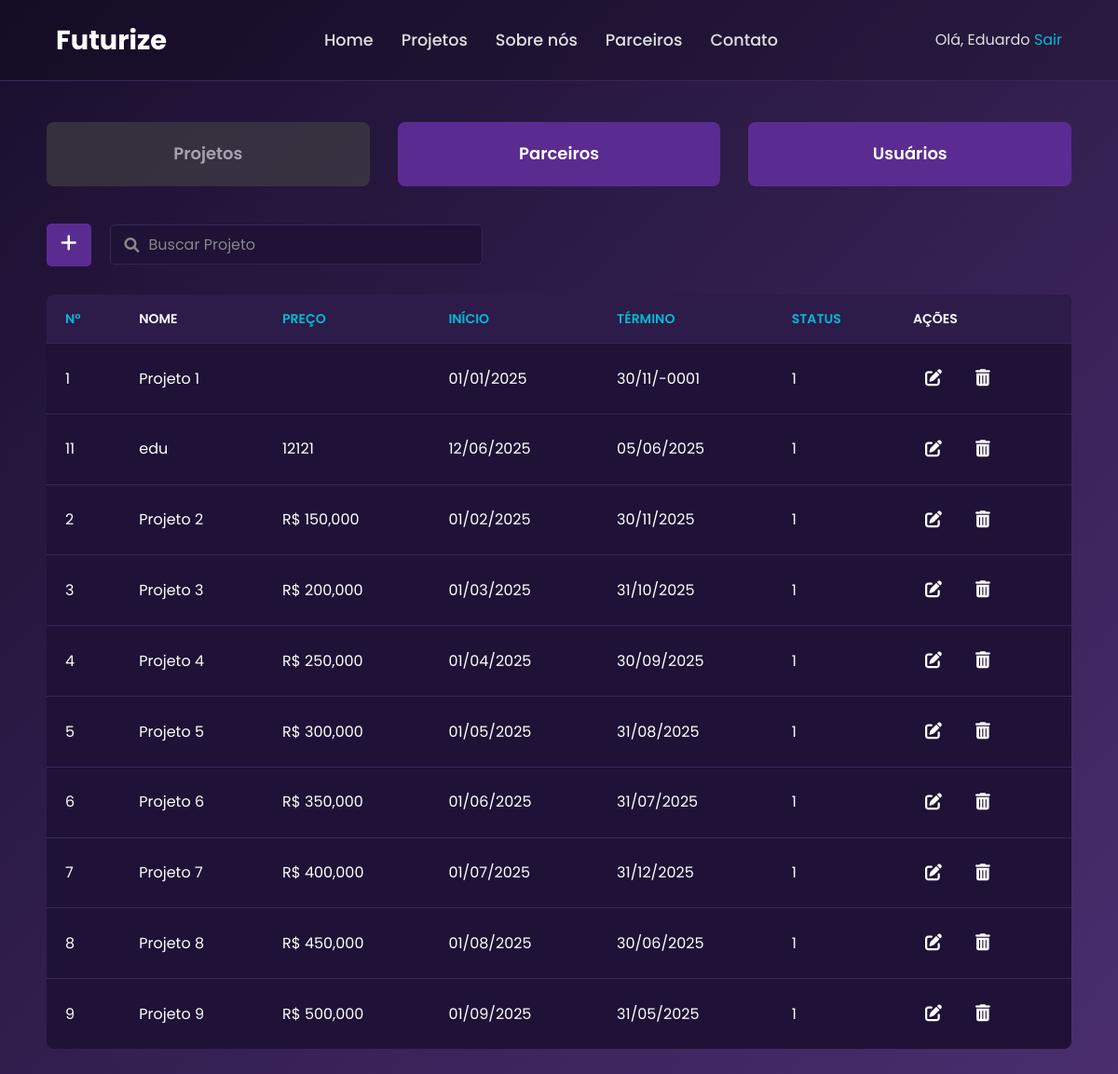
/dashboard_projeto.php?ordenarPor=pjt_Preco&ordem=ASC (signed in), run on the app's committed database.
### tables this page shows
CREATE TABLE `projeto` (
  `pjt_Id` int(11) NOT NULL,
  `pjt_Nome` varchar(60) NOT NULL,
  `pjt_Foto` varchar(250) DEFAULT NULL,
  `pjt_Resumo` varchar(250) NOT NULL,
  `pjt_DataInicio` date DEFAULT NULL,
  `pjt_DataTermino` date DEFAULT NULL,
  `pjt_Preco` varchar(200) DEFAULT NULL,
  `pjt_site` varchar(300) DEFAULT NULL,
  `pjt_Status` int(11) DEFAULT NULL
);

### Controller/ordena/projeto.php (called while the page is built, shortened)
<?php
include_once __DIR__ . "/../database.php";
$conn = mysqli_connect($serve, $serve_user, $serve_password, $database_name);
$ordenarPor = $_GET['ordenarPor'] ?? 'pjt_Id';
$ordem = ($_GET['ordem'] ?? 'ASC') === 'DESC' ? 'DESC' : 'ASC';
$colunasPermitidas = ['pjt_Id', 'pjt_Preco', 'pjt_DataInicio', 'pjt_DataTermino', 'pjt_Status'];
$ordenarPorSeguro = in_array($ordenarPor, $colunasPermitidas) ? $ordenarPor : 'pjt_Id';
$ordemSeguro = $ordem;
$sql = "SELECT * FROM projeto";
$sql .= " ORDER BY $ordenarPorSeguro $ordemSeguro";
$consultaProjetos_bd = mysqli_query($conn, $sql);
?>

### dashboard_projeto.php (the view, shortened to what this page needs)
<!DOCTYPE html>
<html lang="pt-BR">
<head>
    <link rel="stylesheet" href="css/dashboard.css">
    <link rel="stylesheet" href="https://cdnjs.cloudflare.com/ajax/libs/font-awesome/6.0.0-beta3/css/all.min.css">
</head>
<body>
    <?php include "navbar_logado.php";
        require "Controller/Listar/listar_Tudo.php";
        include "Controller/ordena/projeto.php";?>
    <br>
    <br>
    <main class="container">
        <div class="nav-buttons">
            <a href="dashboard_projeto.php"
            class="nav-btn <?php echo basename($_SERVER['PHP_SELF']) === 'dashboard_projeto.php' ? 'active' : ''; ?>">
            Projetos
            </a>
            <a href="dashboard_parceiro.php"
            class="nav-btn <?php echo basename($_SERVER['PHP_SELF']) === 'dashboard_parceiro.php' ? 'active' : ''; ?>">
            Parceiros
            </a>
            <a href="dashboard_usuario.php"
            class="nav-btn <?php echo basename($_SERVER['PHP_SELF']) === 'dashboard_usuario.php' ? 'active' : ''; ?>">
            Usuários
            </a>
        </div>
        <div class="search-section">
            <div class="add-button">
                <a href="form_cadas_projetos.php"><i class="fas fa-plus"></i></a>
            </div>
            <form method="GET" class="search-box">
                <i class="fas fa-search"></i>
                <input type="text" name="buscaProjeto" placeholder="Buscar Projeto" value="<?php echo isset($_GET['buscaProjeto']) ? htmlspecialchars($_GET['buscaProjeto']) : ''; ?>">
            </form>
        </div>
        <table class="projects-table">
            <thead>
                <tr>
                    <th><a href="?ordenarPor=pjt_Id&ordem=<?php echo ($ordenarPor === 'pjt_Id' && $ordem === 'ASC') ? 'DESC' : 'ASC'; ?>">Nº</a></th>
                    <th>Nome</th>
                    <th><a href="?ordenarPor=pjt_Preco&ordem=<?php echo ($ordenarPor === 'pjt_Preco' && $ordem === 'ASC') ? 'DESC' : 'ASC'; ?>">Preço</a></th>
                    <th><a href="?ordenarPor=pjt_DataInicio&ordem=<?php echo ($ordenarPor === 'pjt_DataInicio' && $ordem === 'ASC') ? 'DESC' : 'ASC'; ?>">Início</a></th>
                    <th><a href="?ordenarPor=pjt_DataTermino&ordem=<?php echo ($ordenarPor === 'pjt_DataTermino' && $ordem === 'ASC') ? 'DESC' : 'ASC'; ?>">Término</a></th>
                    <th><a href="?ordenarPor=pjt_Status&ordem=<?php echo ($ordenarPor === 'pjt_Status' && $ordem === 'ASC') ? 'DESC' : 'ASC'; ?>">Status</a></th>
                    <th>Ações</th>
                </tr>
            </thead>
            <?php
                $contador = 0;
                if ($consultaProjetos_bd && mysqli_num_rows($consultaProjetos_bd) > 0):
            ?>
            <tbody>
                    <?php while(($dadosProjetos_db = mysqli_fetch_assoc($consultaProjetos_bd)) && $contador < 10):
                        $contador++;
                    ?>
                <tr>
                    <td><?php echo $dadosProjetos_db['pjt_Id']; ?></td>
                    <td><?php echo $dadosProjetos_db['pjt_Nome']; ?></td>
                    <td><?php echo $dadosProjetos_db['pjt_Preco']; ?></td>
                    <td><?php echo date('d/m/Y', strtotime($dadosProjetos_db['pjt_DataInicio'])); ?></td>
                    <td><?php echo date('d/m/Y', strtotime($dadosProjetos_db['pjt_DataTermino'])); ?></td>
                    <td><?php echo $dadosProjetos_db['pjt_Status']; ?></td>
                    <td>
                        <div class="action-buttons">
                            <a href="atualizar_projeto.php?pjt_Id=<?php echo $dadosProjetos_db['pjt_Id']?>"
                            title="Atualizar" class="icon-action">
                            <i class="fas fa-edit"></i>
                            </a>
                            <a href="Controller/Deletar/deletar_projeto.php?pjt_Id=<?php echo $dadosProjetos_db['pjt_Id']?>"
                            title="Excluir" class="icon-action delete"
                            onclick="return confirm('Tem certeza que deseja excluir este Projeto?');">
                            <i class="fas fa-trash-alt"></i>
                            </a>
                        </div>
                    </td>
                </tr>
                    <?php endwhile; ?>
            <?php
                else:
                    echo "<p style='text-align:center; color: red;'>Erro ao buscar os projetos ou nenhum projeto encontrado.</p>";
                endif;
            ?>
            </tbody>
        </table>
    </main>
</body>
</html>

### css/dashboard.css (style rules this page uses)
:root { --dark-purple: #1a0f2e; --light-purple: #4a2e6f; --text-white: #ffffff; --text-blue-light: #80c0ff; --green-button: #28a745; --table-header-bg: #2d1b4a; --table-row-bg: #1f1236; --border-color: #3a255a; }
* { margin: 0; padding: 0; box-sizing: border-box; }
body { font-family: 'Poppins', sans-serif; background: linear-gradient(135deg, var(--dark-purple), var(--light-purple)); color: var(--text-white); min-height: 100vh; }
.container { padding: 40px 50px; }
.search-section { display: flex; align-items: center; margin-bottom: 30px; }
.add-button { background-color: #5a2c91; border-radius: 5px; padding: 10px 15px; margin-right: 20px; cursor: pointer; transition: background-color 0.3s ease; }
.add-button .fas { font-size: 20px; color: var(--text-white); }
.search-box { display: flex; align-items: center; background-color: var(--table-row-bg); border: 1px solid var(--border-color); border-radius: 5px; padding: 8px 15px; flex-grow: 1; max-width: 400px; }
.search-box .fas { color: #888; margin-right: 10px; }
.search-box input { background: none; border: none; outline: none; color: var(--text-white); font-size: 16px; width: 100%; }
.search-box input::placeholder { color: #888; }
.projects-table { width: 100%; border-collapse: collapse; background-color: var(--table-row-bg); border-radius: 8px; overflow: hidden; }
.projects-table th, .projects-table td { padding: 15px 20px; text-align: left; border-bottom: 1px solid var(--border-color); }
.projects-table th { background-color: var(--table-header-bg); color: var(--text-white); font-weight: 600; text-transform: uppercase; font-size: 14px; }
.projects-table td { color: var(--text-white); }
.projects-table tbody tr:last-child td { border-bottom: none; }
.action-buttons { display: flex; gap: 10px; }
.nav-buttons { display: flex; gap: 30px; margin: 40px 0; justify-content: space-between; flex-wrap: wrap; }
.nav-btn { flex: 1; min-width: 150px; text-align: center; padding: 20px 0; background-color: #5a2c91; color: white; border-radius: 8px; text-decoration: none; font-weight: 600; font-size: 18px; transition: background-color 0.3s, transform 0.2s; }
.nav-btn.active { background-color: #444; pointer-events: none; opacity: 0.6; cursor: default; }
.icon-action { background-color: transparent; border: none; color: #ffffff; font-size: 18px; margin: 0 5px; padding: 8px; border-radius: 6px; transition: background-color 0.3s ease; cursor: pointer; text-decoration: none; }

### css/navbar.css (style rules this page uses)
:root { --background-dark: #120b22; --background-gradient-start: #1b1030; --background-gradient-end: #2a154c; --card-background: #1e1136; --accent-color: #6a0572; --light-blue: #00bcd4; --white-text: #ffffff; --light-gray-text: #e0e0e0; }
* { margin: 0; padding: 0; box-sizing: border-box; font-family: 'Poppins', sans-serif; }
body { background-color: var(--background-dark); color: var(--light-gray-text); line-height: 1.6; }
a { color: var(--light-blue); text-decoration: none; transition: color 0.3s ease; }

### data on the page
projeto: pjt_Id "1", pjt_Nome "Projeto 1", pjt_DataInicio "01/01/2025", pjt_DataTermino "30/11/-0001", pjt_Status "1"
projeto: pjt_Id "11", pjt_Nome "edu", pjt_Preco "12121", pjt_DataInicio "12/06/2025", pjt_DataTermino "05/06/2025", pjt_Status "1"
projeto: pjt_Id "2", pjt_Nome "Projeto 2", pjt_Preco "R$ 150,000", pjt_DataInicio "01/02/2025", pjt_DataTermino "30/11/2025", pjt_Status "1"
projeto: pjt_Id "3", pjt_Nome "Projeto 3", pjt_Preco "R$ 200,000", pjt_DataInicio "01/03/2025", pjt_DataTermino "31/10/2025", pjt_Status "1"
projeto: pjt_Id "4", pjt_Nome "Projeto 4", pjt_Preco "R$ 250,000", pjt_DataInicio "01/04/2025", pjt_DataTermino "30/09/2025", pjt_Status "1"
projeto: pjt_Id "5", pjt_Nome "Projeto 5", pjt_Preco "R$ 300,000", pjt_DataInicio "01/05/2025", pjt_DataTermino "31/08/2025", pjt_Status "1"
projeto: pjt_Id "6", pjt_Nome "Projeto 6", pjt_Preco "R$ 350,000", pjt_DataInicio "01/06/2025", pjt_DataTermino "31/07/2025", pjt_Status "1"
projeto: pjt_Id "7", pjt_Nome "Projeto 7", pjt_Preco "R$ 400,000", pjt_DataInicio "01/07/2025", pjt_DataTermino "31/12/2025", pjt_Status "1"
projeto: pjt_Id "8", pjt_Nome "Projeto 8", pjt_Preco "R$ 450,000", pjt_DataInicio "01/08/2025", pjt_DataTermino "30/06/2025", pjt_Status "1"
projeto: pjt_Id "9", pjt_Nome "Projeto 9", pjt_Preco "R$ 500,000", pjt_DataInicio "01/09/2025", pjt_DataTermino "31/05/2025", pjt_Status "1"

### other printed values
$_SESSION['admin']['login'] "Eduardo"
